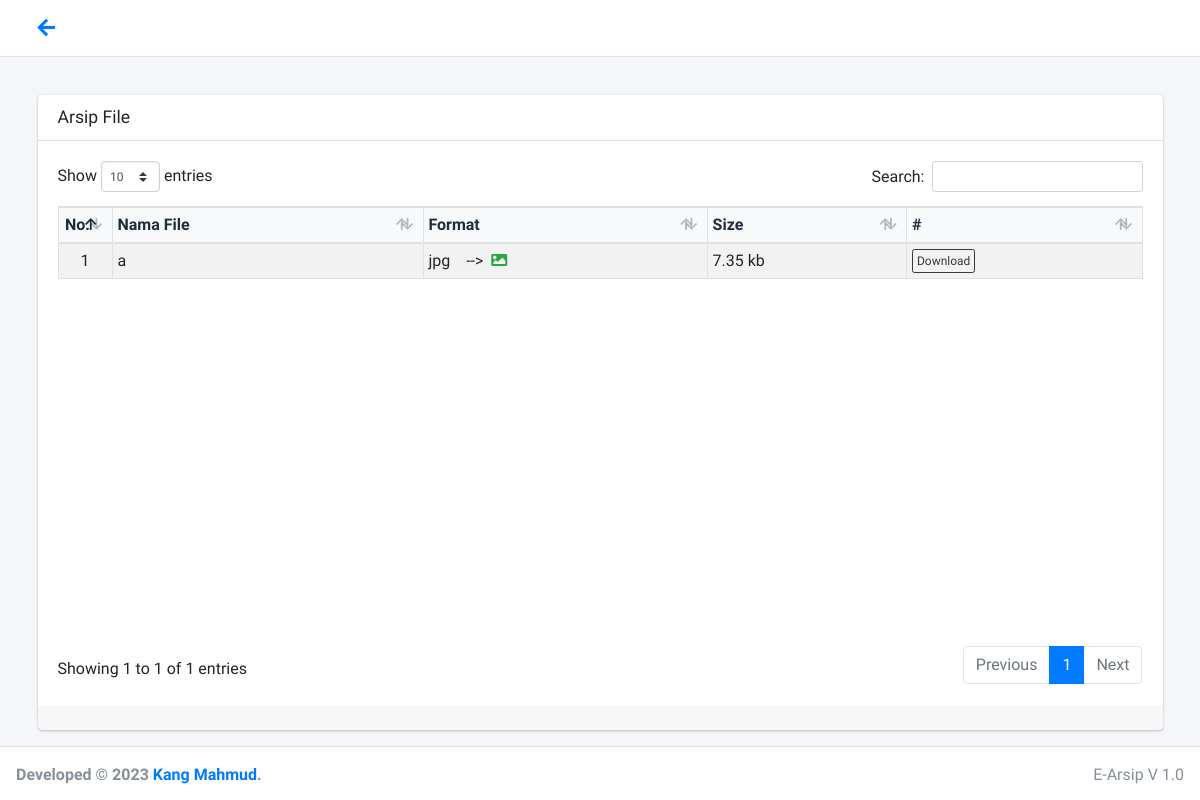
/public.php, run on an earlier commit of the app's database.
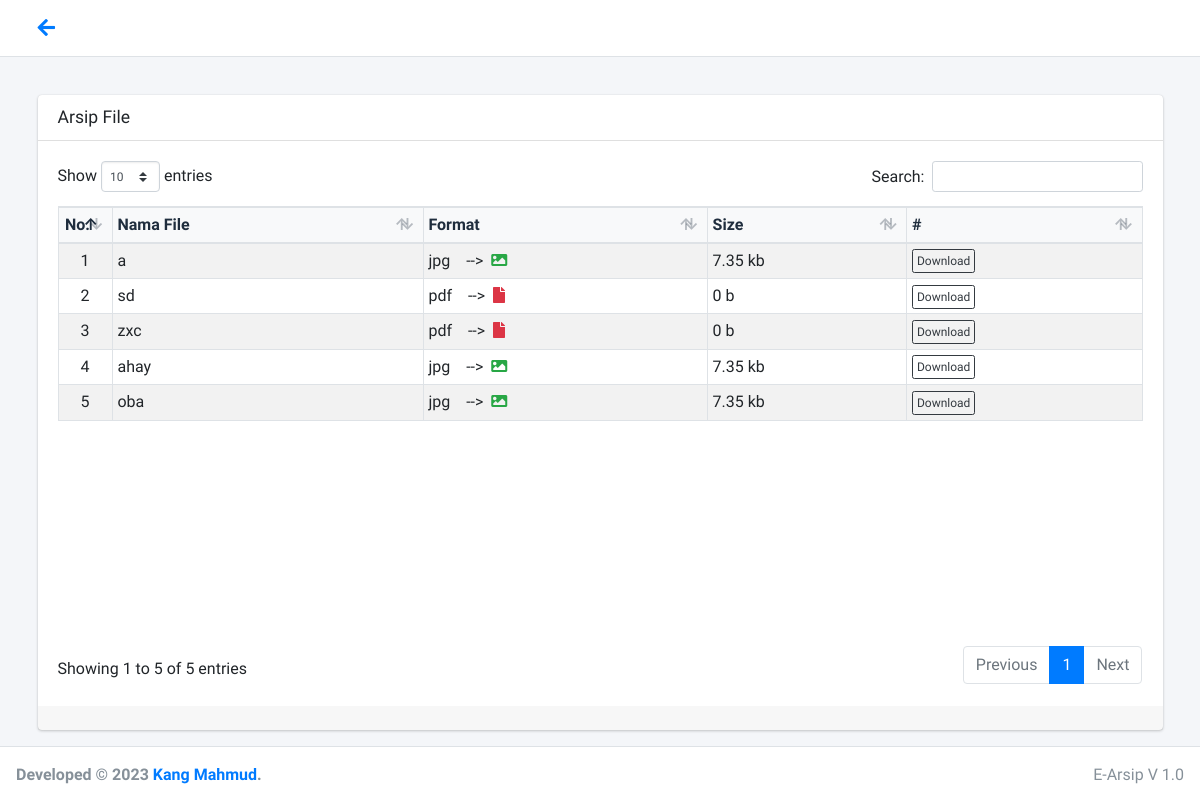
And on a later commit of the database.
### tables this page shows
CREATE TABLE `file` (
  `id_file` int(11) UNSIGNED NOT NULL,
  `id_brankas` int(11) NOT NULL,
  `nm_file` varchar(100) NOT NULL,
  `file` varchar(225) NOT NULL,
  `tg_upload` varchar(100) NOT NULL,
  `visibilitas` enum('Rahasia','Publik') NOT NULL,
  `produksi` date DEFAULT NULL,
  `expired` date DEFAULT NULL,
  `iakses` int(11) DEFAULT NULL
);

### public.php (the view, shortened to what this page needs)
<?php
include 'connect/database.php';
function fsize($file){
$a = array("b", "kb", "mb", "gb", "tb", "pb");
$pos = 0;
$size = filesize($file);
while ($size >= 1024)
{
$size /= 1024;
$pos++;
}
return round ($size,2)." ".$a[$pos];
}
?>
<!DOCTYPE html>
<html lang="en">
<head>
  <link rel="stylesheet" href="plugins/fontawesome-free/css/all.min.css">
  <link rel="stylesheet" href="dist/css/adminlte.min.css">
  <link rel="stylesheet" href="plugins/datatables-bs4/css/dataTables.bootstrap4.min.css">
  <link rel="stylesheet" href="plugins/datatables-responsive/css/responsive.bootstrap4.min.css">
  <link rel="stylesheet" href="plugins/datatables-buttons/css/buttons.bootstrap4.min.css">
  <link rel="stylesheet" href="plugins/sweetalert2/sweetalert2.min.css">
  <link rel="stylesheet" href="plugins/toastr/toastr.min.css">
  <link rel="stylesheet" type="text/css" href="plugins/animate/animate.min.css">
</head>
<body class="hold-transition layout-top-nav">
<div class="wrapper">
  <nav class="main-header navbar navbar-expand-md navbar-light navbar-white">
    <div class="container">
      <a href="#" onclick="window.history.go(-1);" class="navbar-brand">
        <span class="brand-text font-weight-light text-primary"><i class="fas fa-arrow-left"></i></span>
      </a>
    </div>
  </nav>
  <div class="content-wrapper">
    <div class="content-header">
    </div>
    <div class="content">
      <div class="container">
        <div class="row">
          <div class="col-12">
            <div class="card card-outline card-info">
              <div class="card-header">
                <h3 class="card-title">Arsip File</h3>
              </div>
              <div class="table-responsive">
                <div class="card-body">
                  <table class="table table-striped table-bordered table-sm" id="data1">
                    <thead>
                      <tr class="bg-light">
                        <th class="text-center">No.</th>
                        <th>Nama File</th>
                        <th>Format</th>
                        <th>Size</th>
                        <th>#</th>
                      </tr>
                    </thead>
                    <tbody>
                      <?php
                      $no=1;
                      $Pilih="SELECT * FROM file WHERE visibilitas='Publik' ORDER BY tg_upload ASC";
                      $Query=mysqli_query($conn, $Pilih);
                      while($data=mysqli_fetch_object($Query)){ ?>
                      <tr>
                        <td align="center" width="5%"><?= strip_tags($no++); ?></td>
                        <td><?= strip_tags($data->nm_file); ?></td>
                        <td>
                            <?php
                            $ekstensi = strip_tags($data->file);
                            $info = pathinfo($ekstensi);
                            echo $info['extension'];
                            $bentuk1=$info['extension'];
                            $format1=array('pdf','doc','docx','xls','xlsx','ppt','pptx','rar','zip');
                            if (in_array($bentuk1, $format1)) {
                            ?>
                            &nbsp;&nbsp;&nbsp;-->&nbsp;&nbsp;<i class="fas fa-file text-danger"></i>
                            <?php }
                            $bentuk2=$info['extension'];
                            $format2=array('jpg','jpeg','bmp','png');
                            if (in_array($bentuk2, $format2)) {
                            ?>
                            &nbsp;&nbsp;&nbsp;-->&nbsp;&nbsp;<i class="fas fa-image text-success"></i>
                            <?php }
                            ?>
                        </td>
                        <td>
                          <?php
                            if (!empty(strip_tags($data->file))){
                            $file = "dist/img/upload/".strip_tags($data->file);
                            echo fsize($file);
                            }else{
                            }
                          ?>
                        </td>
                        <td>
                          <a href="dist/img/upload/<?= strip_tags($data->file); ?>" class="btn btn-xs btn-outline-dark" target="_blank">Download</a>
                        </td>
                      </tr>
                      <?php } ?>
                    </tbody>
                  </table>
                </div>
              </div>
              <div class="card-footer"></div>
            </div>
          </div>
        </div>
      </div>
    </div>
  </div>
  <footer class="main-footer">
    <div class="float-right d-none d-sm-inline">
      E-Arsip V 1.0
    </div>
    <strong>Developed &copy; 2023 <a href="https://www.youtube.com/channel/UCJ7M12OVk8RbOQQrmLXeriQ">Kang Mahmud</a>.</strong>
  </footer>
</div>
</body>
</html>

What changed in the data, as far as the page shows it:
added file: no "2", nm_file "sd", file "pdf", file "0 b"
added file: no "3", nm_file "zxc", file "pdf", file "0 b"
added file: no "4", nm_file "ahay", file "jpg", file "7.35 kb"
added file: no "5", nm_file "oba", file "jpg", file "7.35 kb"
Also different on the page:
text written by a page script: "Show entries Search: Showing 1 to 1 of 1 entries Previous 1 Next" → "Show entries Search: Showing 1 to 5 of 5 entries Previous 1 Next"
